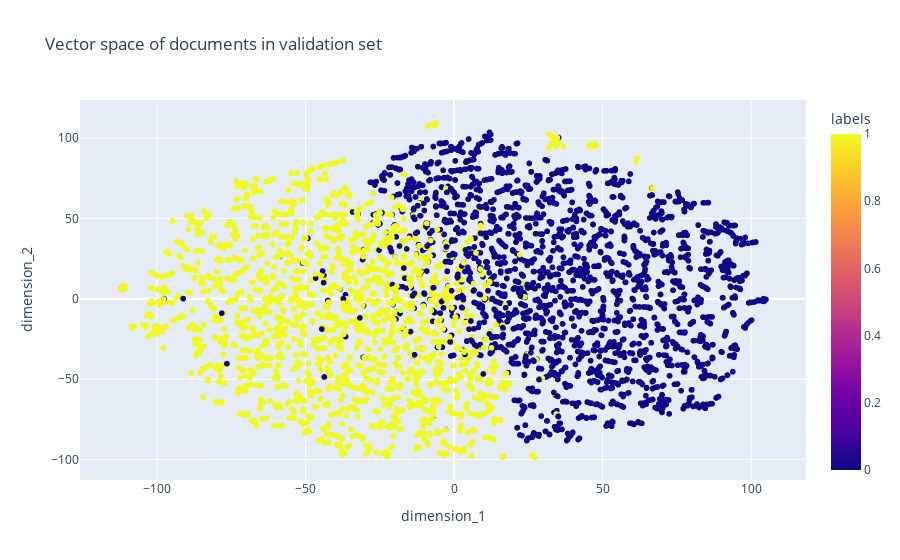

The notebook cell this image was saved under:
### Code cell
fig = px.scatter(
    document_vectors_plotting,
    x = "dimension_1",
    y = "dimension_2",
    color = "labels",
    title = "Vector space of documents in validation set",
    custom_data=["labels", "text"]
)
fig.update_traces(
    hovertemplate = "<br>".join([
        "Category: %{customdata[0]}",
        "Headline: %{customdata[1]}"
    ])
)
fig.show()

### Figure 1 — Plotly figure (JSON) as saved in the notebook; plotly's stock layout.template omitted (floating-point values rounded to 4 significant figures; data arrays with more than 128 entries replaced by an {"elided": "..."} marker saying what was removed)
{"data": [{"customdata": {"elided": "6400x2 mixed values"}, "hovertemplate": "Category: %{customdata[0]}<br>Headline: %{customdata[1]}", "legendgroup": "", "marker": {"color": {"elided": "6400 int values"}, "coloraxis": "coloraxis", "symbol": "circle"}, "mode": "markers", "name": "", "showlegend": false, "x": {"elided": "6400 float values"}, "xaxis": "x", "y": {"elided": "6400 float values"}, "yaxis": "y", "type": "scattergl"}], "layout": {"xaxis": {"anchor": "y", "domain": [0.0, 1.0], "title": {"text": "dimension_1"}}, "yaxis": {"anchor": "x", "domain": [0.0, 1.0], "title": {"text": "dimension_2"}}, "coloraxis": {"colorbar": {"title": {"text": "labels"}}, "colorscale": [[0.0, "#0d0887"], [0.1111, "#46039f"], [0.2222, "#7201a8"], [0.3333, "#9c179e"], [0.4444, "#bd3786"], [0.5556, "#d8576b"], [0.6667, "#ed7953"], [0.7778, "#fb9f3a"], [0.8889, "#fdca26"], [1.0, "#f0f921"]]}, "legend": {"tracegroupgap": 0}, "title": {"text": "Vector space of documents in validation set"}}}
